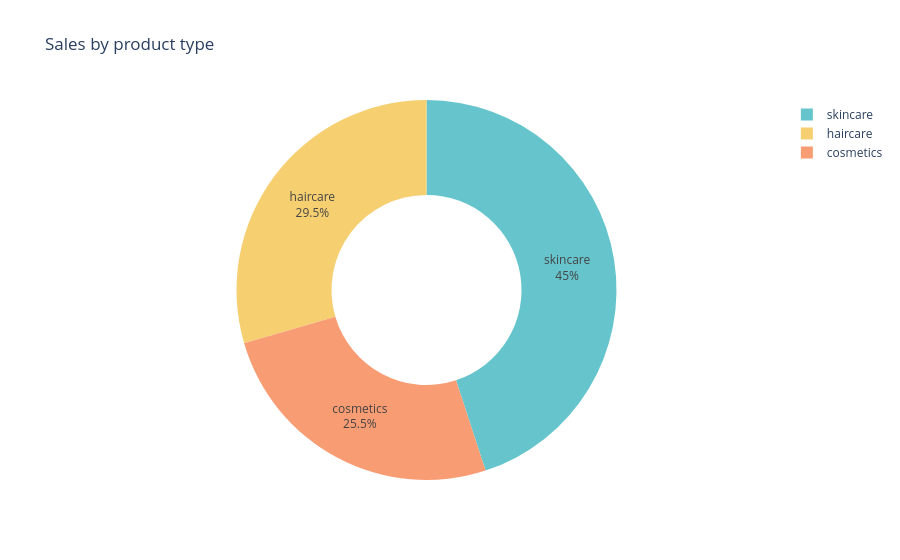

Notebook cell for this chart:
### Code cell
pie_chart = px.pie(sales_data ,values ='Number of products sold',
                  names = 'Product type',
                  title = 'Sales by product type',
                  hover_data = ['Number of products sold'],
                  hole = 0.5,
                  color_discrete_sequence = px.colors.qualitative.Pastel)

pie_chart.update_traces(textposition='inside',textinfo = 'percent+label')
pie_chart.show()

### Figure 1 — Plotly figure (JSON) as saved in the notebook; plotly's stock layout.template omitted (floating-point values rounded to 4 significant figures)
{"data": [{"customdata": [[11757], [13611], [20731]], "domain": {"x": [0, 1], "y": [0, 1]}, "hole": 0.5, "hovertemplate": "Product type=%{label}<br>Number of products sold=%{customdata[0]}<extra></extra>", "labels": ["cosmetics", "haircare", "skincare"], "legendgroup": "", "name": "", "showlegend": true, "textinfo": "percent+label", "textposition": "inside", "type": "pie", "values": [11757, 13611, 20731]}], "layout": {"legend": {"tracegroupgap": 0}, "piecolorway": ["rgb(102, 197, 204)", "rgb(246, 207, 113)", "rgb(248, 156, 116)", "rgb(220, 176, 242)", "rgb(135, 197, 95)", "rgb(158, 185, 243)", "rgb(254, 136, 177)", "rgb(201, 219, 116)", "rgb(139, 224, 164)", "rgb(180, 151, 231)", "rgb(179, 179, 179)"], "title": {"text": "Sales by product type"}}}
